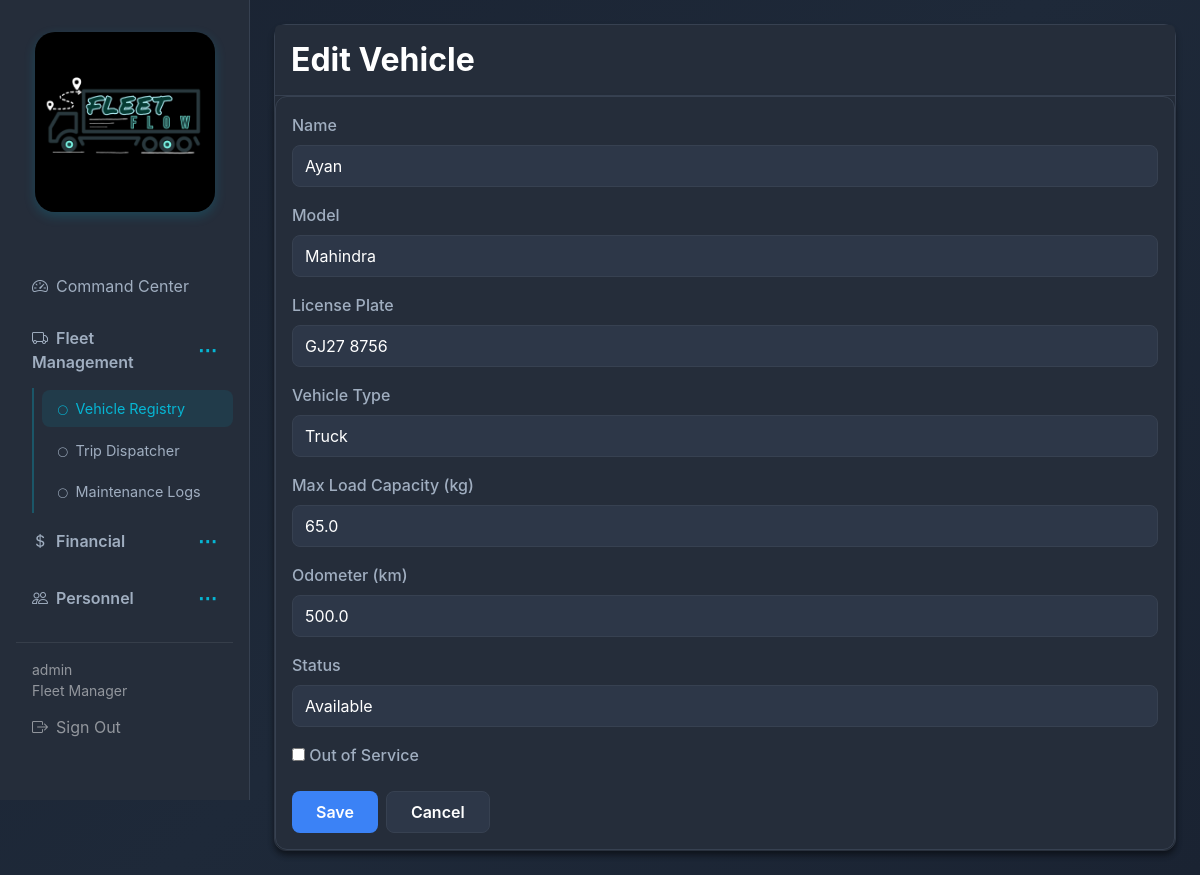
Page /vehicles/2/edit/ (signed in) on the committed database.
### fleet/models.py (models this page shows, shortened)
class User(AbstractUser):
    class Role(models.TextChoices):
        FLEET_MANAGER = 'FLEET_MANAGER', 'Fleet Manager'
        DISPATCHER = 'DISPATCHER', 'Dispatcher'
        SAFETY_OFFICER = 'SAFETY_OFFICER', 'Safety Officer'
        FINANCIAL_ANALYST = 'FINANCIAL_ANALYST', 'Financial Analyst'
    role = models.CharField(max_length=32, choices=Role.choices, default=Role.FLEET_MANAGER)

class Vehicle(models.Model):
    class Type(models.TextChoices):
        TRUCK = 'TRUCK', 'Truck'
        VAN = 'VAN', 'Van'
        BIKE = 'BIKE', 'Bike'
    class Status(models.TextChoices):
        AVAILABLE = 'AVAILABLE', 'Available'
        ON_TRIP = 'ON_TRIP', 'On Trip'
        IN_SHOP = 'IN_SHOP', 'In Shop'
        OUT_OF_SERVICE = 'OUT_OF_SERVICE', 'Out of Service'
    name = models.CharField(max_length=255)
    model_name = models.CharField(max_length=255)
    license_plate = models.CharField(max_length=32, unique=True)
    vehicle_type = models.CharField(max_length=16, choices=Type.choices)
    max_load_capacity = models.FloatField(validators=[MinValueValidator(0)])
    odometer = models.FloatField(default=0, validators=[MinValueValidator(0)])
    status = models.CharField(max_length=32, choices=Status.choices, default=Status.AVAILABLE)
    is_out_of_service = models.BooleanField(default=False)
    created_at = models.DateTimeField(auto_now_add=True)
    updated_at = models.DateTimeField(auto_now=True)
    class Meta:
        ordering = ['-created_at']

### fleet/views.py (the view, shortened to what this page needs)
# urls.py: path('vehicles/<int:pk>/edit/', views.vehicle_edit, name='vehicle_edit'),
@login_required
def vehicle_edit(request, pk):
    vehicle = get_object_or_404(Vehicle, pk=pk)
    return render(request, 'fleet/vehicle_form.html', {'vehicle': vehicle, 'title': 'Edit Vehicle'})

### templates/fleet/vehicle_form.html (shortened to what this page needs)
{% extends 'base.html' %}
{% block content %}
<div class="card">
  <div class="card-header">
    <h2 class="mb-0">{{ title }}</h2>
  </div>
  <div class="card-body">
    <form method="post">
      <div class="mb-3">
        <label for="name" class="form-label">Name</label>
        <input type="text" name="name" id="name" class="form-control" value="{{ vehicle.name|default:'' }}" required>
      </div>
      <div class="mb-3">
        <label for="model_name" class="form-label">Model</label>
        <input type="text" name="model_name" id="model_name" class="form-control" value="{{ vehicle.model_name|default:'' }}" required>
      </div>
      <div class="mb-3">
        <label for="license_plate" class="form-label">License Plate</label>
        <input type="text" name="license_plate" id="license_plate" class="form-control" value="{{ vehicle.license_plate|default:'' }}" required>
      </div>
      <div class="mb-3">
        <label for="vehicle_type" class="form-label">Vehicle Type</label>
        <select name="vehicle_type" id="vehicle_type" class="form-select" required>
          <option value="TRUCK" {% if vehicle.vehicle_type == 'TRUCK' %}selected{% endif %}>Truck</option>
        </select>
      </div>
      <div class="mb-3">
        <label for="max_load_capacity" class="form-label">Max Load Capacity (kg)</label>
        <input type="number" step="0.01" name="max_load_capacity" id="max_load_capacity" class="form-control" value="{{ vehicle.max_load_capacity|default:'' }}" required>
      </div>
      <div class="mb-3">
        <label for="odometer" class="form-label">Odometer (km)</label>
        <input type="number" step="0.01" name="odometer" id="odometer" class="form-control" value="{{ vehicle.odometer|default:0 }}" required>
      </div>
      {% if vehicle %}
      <div class="mb-3">
        <label for="status" class="form-label">Status</label>
        <select name="status" id="status" class="form-select">
          <option value="AVAILABLE" {% if vehicle.status == 'AVAILABLE' %}selected{% endif %}>Available</option>
        </select>
      </div>
      <div class="mb-3">
        <label class="form-label">
          <input type="checkbox" name="is_out_of_service" {% if vehicle.is_out_of_service %}checked{% endif %}> Out of Service
        </label>
      </div>
      {% endif %}
      <div class="d-flex gap-2 mt-4">
        <button type="submit" class="btn btn-primary">Save</button>
        <a href="{% url 'fleet:vehicle_list' %}" class="btn btn-outline-secondary">Cancel</a>
      </div>
    </form>
  </div>
</div>
{% endblock %}

### templates/base.html (shortened to what this page needs)
{% load static %}
<!DOCTYPE html>
<html lang="en">
<head>
  <link href="https://cdn.jsdelivr.net/npm/bootstrap@5.3.2/dist/css/bootstrap.min.css" rel="stylesheet">
  <link rel="stylesheet" href="https://cdn.jsdelivr.net/npm/bootstrap-icons@1.11.1/font/bootstrap-icons.css">
  <link rel="stylesheet" href="{% static 'css/style.css' %}">
</head>
<body>
  <div class="{% if user.is_authenticated %}d-flex{% endif %}">
    {% if user.is_authenticated %}
    <nav class="sidebar col-md-2 col-lg-2 d-md-block p-3" id="sidebar">
      <div class="logo-container d-none d-md-block">
        <img src="{% static 'images/fleetflow-logo.png' %}" alt="FleetFlow Logo">
      </div>
      <ul class="nav flex-column">
        <li class="nav-item">
          <a class="nav-link {% if request.resolver_match.url_name == 'dashboard' %}active{% endif %}" href="{% url 'fleet:dashboard' %}">
            <i class="bi bi-speedometer2 me-2"></i>Command Center
          </a>
        </li>
        <li class="nav-item">
          <div class="nav-section-header {% if 'vehicle' in request.resolver_match.url_name or 'trip' in request.resolver_match.url_name or 'maintenance' in request.resolver_match.url_name %}not collapsed{% else %}collapsed{% endif %}" data-toggle="collapse" data-target="#fleetSection">
            <span class="nav-link d-flex justify-content-between align-items-center" style="cursor: pointer;">
              <span><i class="bi bi-truck me-2"></i>Fleet Management</span>
              <span class="dots-toggle">⋯</span>
            </span>
          </div>
          <div class="collapse {% if 'vehicle' in request.resolver_match.url_name or 'trip' in request.resolver_match.url_name or 'maintenance' in request.resolver_match.url_name %}show{% endif %}" id="fleetSection">
            <ul class="nav flex-column ms-3">
              <li class="nav-item"><a class="nav-link {% if 'vehicle' in request.resolver_match.url_name %}active{% endif %}" href="{% url 'fleet:vehicle_list' %}"><i class="bi bi-circle me-2" style="font-size: 0.6rem;"></i>Vehicle Registry</a></li>
              <li class="nav-item"><a class="nav-link " href="{% url 'fleet:trip_list' %}"><i class="bi bi-circle me-2" style="font-size: 0.6rem;"></i>Trip Dispatcher</a></li>
              <li class="nav-item"><a class="nav-link " href="{% url 'fleet:maintenance_list' %}"><i class="bi bi-circle me-2" style="font-size: 0.6rem;"></i>Maintenance Logs</a></li>
            </ul>
          </div>
        </li>
        <li class="nav-item">
          <div class="nav-section-header {% if 'expense' in request.resolver_match.url_name or 'reports' in request.resolver_match.url_name %}not collapsed{% else %}collapsed{% endif %}" data-toggle="collapse" data-target="#financialSection">
            <span class="nav-link d-flex justify-content-between align-items-center" style="cursor: pointer;">
              <span><i class="bi bi-currency-dollar me-2"></i>Financial</span>
              <span class="dots-toggle">⋯</span>
            </span>
          </div>
        </li>
        <li class="nav-item">
          <div class="nav-section-header {% if 'driver' in request.resolver_match.url_name %}not collapsed{% else %}collapsed{% endif %}" data-toggle="collapse" data-target="#personnelSection">
            <span class="nav-link d-flex justify-content-between align-items-center" style="cursor: pointer;">
              <span><i class="bi bi-people me-2"></i>Personnel</span>
              <span class="dots-toggle">⋯</span>
            </span>
          </div>
        </li>
      </ul>
      <hr class="border-secondary">
      <div class="text-white-50 small px-3">{{ user.get_full_name|default:user.username }}</div>
      <div class="text-white-50 small px-3">{{ user.get_role_display }}</div>
      <a class="nav-link text-white-50" href="{% url 'fleet:logout' %}"><i class="bi bi-box-arrow-right me-2"></i>Sign Out</a>
    </nav>
    {% endif %}
    <main class="{% if user.is_authenticated %}main-content flex-grow-1 p-4{% else %}container py-5{% endif %}">
      {% block content %}{% endblock %}
    </main>
  </div>
</body>
</html>

### static/css/style.css (style rules this page uses)
:root { --bg-primary: #1a2332; --bg-secondary: #252d3a; --bg-input: #2d3748; --text-primary: #ffffff; --text-secondary: #a0aec0; --accent-blue: #3b82f6; --accent-cyan: #06b6d4; --border-color: #374151; }
* { transition: background-color 0.2s ease, color 0.2s ease, border-color 0.2s ease; }
body { background: linear-gradient(135deg, #1a2332 0%, #1e2939 50%, #1a2332 100%); color: var(--text-primary); min-height: 100vh; animation: fadeIn 0.5s ease-in; font-family: -apple-system, BlinkMacSystemFont, 'Segoe UI', Roboto, sans-serif; }
.sidebar { min-height: 100vh; background: var(--bg-secondary); border-right: 1px solid var(--border-color); position: fixed; left: 0; top: 0; height: 100vh; transform: translateX(-100%); transition: transform 0.3s ease-in-out; z-index: 1040; overflow-y: auto; width: 250px; }
.sidebar .nav-link { color: var(--text-secondary); border-radius: 8px; margin: 2px 0; transition: all 0.2s; padding: 0.75rem 1rem; display: block; text-decoration: none; }
.sidebar .nav-link:hover, .sidebar .nav-link.active { color: var(--accent-cyan); background: rgba(6, 182, 212, 0.1); }
.nav-section-header .nav-link { font-weight: 600; }
.dots-toggle { font-size: 1.2rem; color: var(--accent-cyan); font-weight: bold; transition: transform 0.3s ease; user-select: none; }
.nav-section-header.collapsed .dots-toggle { transform: rotate(0deg); }
.nav ul.nav { border-left: 2px solid rgba(6, 182, 212, 0.3); padding-left: 0.5rem; margin-left: 0.5rem; }
.nav ul.nav .nav-link { padding: 0.5rem 1rem; font-size: 0.9rem; }
.main-content { background: transparent; min-height: 100vh; width: 100%; }
.logo-container { text-align: center; padding: 1rem 0; margin-bottom: 2rem; }
.logo-container img { max-width: 180px; height: auto; border-radius: 20px; box-shadow: 0 4px 12px rgba(6, 182, 212, 0.2); transition: transform 0.3s ease, box-shadow 0.3s ease; }
.card, .card-body { background: var(--bg-secondary); border: 1px solid var(--border-color); border-radius: 12px; color: var(--text-primary); box-shadow: 0 4px 6px rgba(0, 0, 0, 0.3); transition: transform 0.3s ease, box-shadow 0.3s ease; }
.card-header { background: var(--bg-secondary); border-bottom: 1px solid var(--border-color); color: var(--text-primary); padding: 1rem; }
.form-control, .form-select { background: var(--bg-input); border: 1px solid var(--border-color); color: var(--text-primary); border-radius: 8px; padding: 0.5rem 0.75rem; width: 100%; }
.form-control::placeholder { color: var(--text-secondary); }
.form-label { color: var(--text-secondary); font-weight: 500; margin-bottom: 0.5rem; display: block; }
.btn { padding: 0.5rem 1.5rem; border-radius: 8px; border: none; font-weight: 600; cursor: pointer; transition: all 0.3s ease; text-decoration: none; display: inline-block; }
.btn-primary { background: var(--accent-blue); color: white; }
.btn-outline-secondary, .btn-secondary { background: var(--bg-input); border: 1px solid var(--border-color); color: var(--text-primary); }
h1, h2, h3, h4, h5, h6 { color: var(--text-primary); font-weight: 700; }
.card { animation: fadeIn 0.5s ease-out; }
.nav-link { animation: slideInRight 0.4s ease-out; animation-fill-mode: both; }
.nav-link:nth-child(1) { animation-delay: 0.1s; }
.nav-link:nth-child(7) { animation-delay: 0.4s; }
@media (min-width: 768px) { .sidebar { position: relative; transform: translateX(0); } }
@media (min-width: 768px) { .main-content { margin-left: 0; } }
.d-flex { display: flex; }
.justify-content-between { justify-content: space-between; }
.align-items-center { align-items: center; }
.gap-2 { gap: 0.5rem; }
.mb-0 { margin-bottom: 0; }
.mb-3 { margin-bottom: 1rem; }
.mt-4 { margin-top: 1.5rem; }
.p-3 { padding: 1rem; }
.p-4 { padding: 1.5rem; }

### rows in the picture
User: get_full_name "admin", role "Fleet Manager"
Vehicle: name "Ayan", model_name "Mahindra", license_plate "GJ27 8756", vehicle_type "Truck", max_load_capacity "65.0", odometer "500.0", status "Available"

### other values in the picture
{{ title }} "Edit Vehicle"
